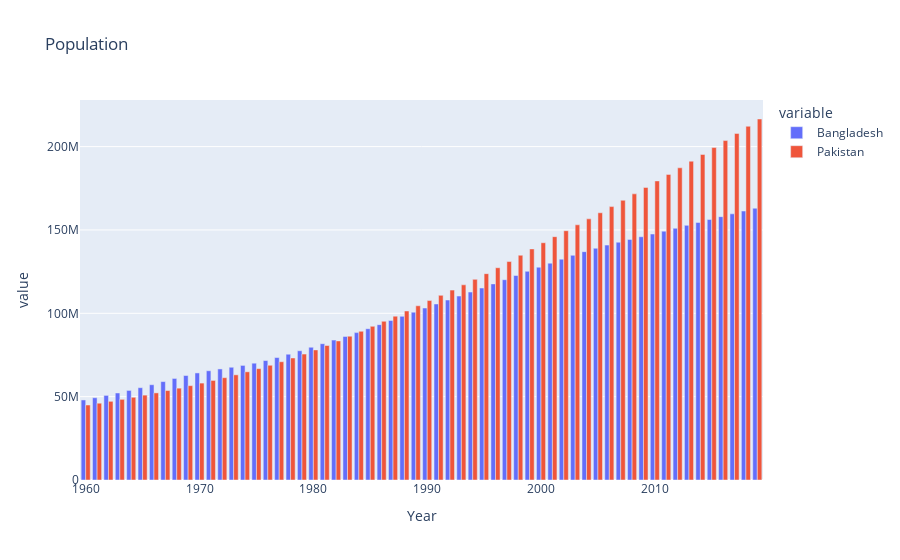

Notebook source saved alongside this figure:
### Markdown cell above
Switching from a line chart to a bar chart is simply a matter of replacing `plt.line` with `plt.bar`.

### Code cell
px.bar(population_df[['Bangladesh', 'Pakistan']],
       title="Population",
       barmode="group")
